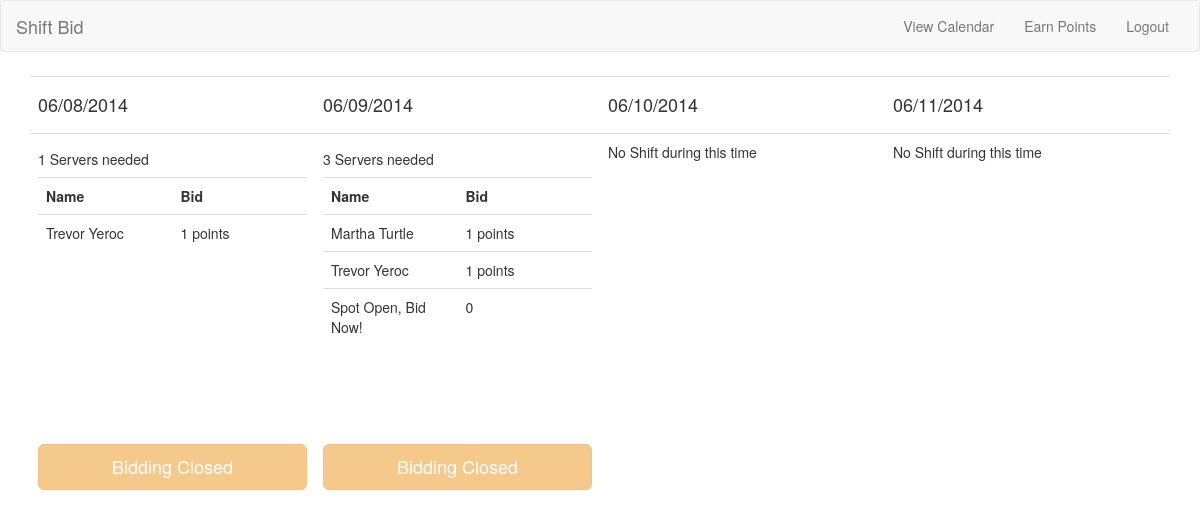
/employeeCalendarView.php (signed in), run on an earlier commit of the app's database.
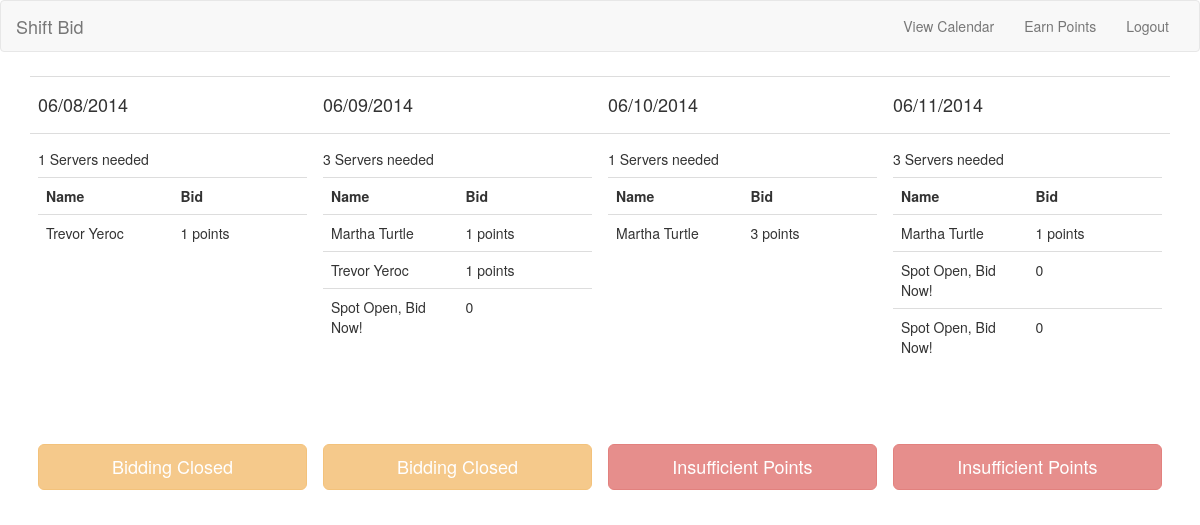
And on a later commit of the database.
### tables this page shows
CREATE TABLE IF NOT EXISTS `shifts` (
  `shift_id` int(5) NOT NULL AUTO_INCREMENT,
  `date_of_shift` date NOT NULL,
  `max_num_employees` int(2) NOT NULL,
  PRIMARY KEY (`shift_id`)
);

CREATE TABLE IF NOT EXISTS `bids` (
  `bid_emp_number` int(11) NOT NULL,
  `timestamp` varchar(50) NOT NULL,
  `shift` varchar(5) NOT NULL,
  `wager` int(8) NOT NULL,
  PRIMARY KEY (`bid_emp_number`,`timestamp`,`shift`)
);

CREATE TABLE IF NOT EXISTS `employee` (
  `emp_num` int(11) NOT NULL AUTO_INCREMENT,
  `emp_f_name` varchar(50) NOT NULL,
  `emp_l_name` varchar(50) NOT NULL,
  `emp_role` varchar(20) NOT NULL,
  `emp_points` int(7) NOT NULL,
  `emp_email` varchar(30) NOT NULL,
  `emp_password` varchar(50) NOT NULL,
  PRIMARY KEY (`emp_num`)
);

### php/Calendar.php (the view, shortened to what this page needs)
<?php
class Employee
{
    function __construct($firstName,$lastName,$email)
    {
        $this->firstName = $firstName;
        $this->lastName = $lastName;
    }
    public function printName()
    {
        return $this->firstName . " " . $this->lastName;
    }
}
class Bid
{
    private function proccessBidData($data)
    {
        $this->employee = new Employee(
            $data['emp_f_name'],
            $data['emp_l_name'],
            $data['emp_email']);
        $this->wager = $data['wager'];
    }
    public function printBidRow()
    {
        $rowStr = "";
        $rowStr .= "<td>" . $this->employee->printName() . "</td>";
        $rowStr .= "<td>" . $this->wager . " points</td>";
        return $rowStr;
    }
}
class Auction
{
    function __construct($auctionData, $date, $maxNumber, $userEmail, $userBalance, $id)
    {
        $this->date = $date;
        $this->maxNumber = $maxNumber;
        $this->userBalance = $userBalance;
    }
    private function proccessBidData($auctionData)
    {
        $this->bids = [];
        for ($i=0; $i < count($auctionData); $i++) {
            $this->bids[] = new Bid($auctionData[$i]);
        }
        $this->numBids = count($this->bids);
    }
    private function getWinningBids()
    {
        if ($this->numBids < $this->maxNumber) {
            return $this->bids;
        } else {
            return array_slice($this->bids,0,$this->maxNumber);
        }
    }
    private function getMinimumBid()
    {
        if ( count($this->bids) < $this->maxNumber ) {
            return 1;
        } else {
            $winningBids = $this->getWinningBids();
            $lastPlaceBid = $winningBids[count($winningBids) - 1];
            $minWage = $lastPlaceBid->wager + 1;
            return $minWage;
        }
    }
    private function isDateOkay()
    {
        $date = strtotime($this->date);
        $currentDate = time();
        $cutOff = $currentDate - (12 * 60 * 60);
        if ($date <= $cutOff) {
            return false;
        } else {
            return true;
        }
    }
    private function userBalanceOkay()
    {
        if ($this->getMinimumBid() > $this->userBalance) {
            return false;
        } else {
            return true;
        }
    }
    private function chooseDisplayButton()
    {
        if (!$this->isDateOkay()) {
            return "<button class='btn btn-lg btn-warning disabled'> Bidding Closed </button>";
        } elseif (!$this->userBalanceOkay()) {
            return "<button class='btn btn-lg btn-danger disabled'> Insufficient Points</button>";
        } elseif($this->userOnList()) {
            return "<button class='btn btn-lg btn-info disabled'> You're Currently Winning! </button>";
        }
    }
    public function printAuctionModel()
    {
        echo "<h5>" . $this->maxNumber . " Servers needed</h5>";
        $printList = "<div class='spacer'>";
        $printList .= "<table class='table'>";
        $printList .= "<tr> <th> Name </th> <th> Bid </th> </tr> ";
        for ($i=0; $i < $this->maxNumber; $i++) {
            $printList .= "<tr>";
            if (isset($this->bids[$i])) {
                $printList .= $this->bids[$i]->printBidRow();
            } else {
                $printList .= "<td> Spot Open, Bid Now! </td><td> 0 </td>";
            }
            $printList .= "</tr>";
        }
        $printList .= "</table>";
        $printList .= "</div>";
        $printList .= $this->chooseDisplayButton();
        echo $printList;
    }
}
class Calendar
{
    function __construct($days, $timezone, $database, $userEmail)
    {
        $this->days = $days;
        $this->database = $database;
        $this->userEmail = $userEmail;
    }
    private function buildDateArray($start, $end)
    {
        $dates = [];
        while($start < $end){
            $relativeDate = $start . " days";
            $dates[] = date("U",strtotime($relativeDate));
            $start += 1;
        }
        return $dates;
    }
    private function generateShiftBlock($id,$maxNumber)
    {
        $bids = [];
        $result = $this->database->query("SELECT `emp_f_name`, `emp_l_name`, `emp_email`, `wager` , `timestamp`  FROM `bids`, `employee`
            WHERE shift = '$id'
            AND employee.emp_num = bids.bid_emp_number
            ORDER BY `timestamp` DESC");
        while($data = $result->fetch_assoc()){
            $bids[] = $data;
        }
        $result = $this->database->query("SELECT `date_of_shift`, `max_num_employees` FROM `shifts` WHERE `shift_id` = '$id'");
        $data = $result->fetch_assoc();
        $result = $this->database->query("SELECT `emp_points` FROM `employee` WHERE emp_email = '$this->userEmail' ");
        $userPoints = $result->fetch_assoc()['emp_points'];
        $auction = new Auction($bids,$data['date_of_shift'], $data['max_num_employees'], $this->userEmail, $userPoints, $id);
        $auction->printAuctionModel();
    }
    public function drawCalendar()
    {
        $unixDates = $this->buildDateArray(-1, $this->days);
        echo '<table class="table">';
        echo '<tr>';
        foreach ($unixDates as $key) {
            echo "<th>";
            echo "<h4>" . str_replace(" ", "/", date("m d Y", $key)) . "</h4>";
            echo "</th>";
        }
        echo "</tr>";
        echo "<tr>";
        foreach ($unixDates as $key) {
            $mysqlFormattedDate = date("Y m d",$key);
            $mysqlFormattedDate = str_replace(" ", "/", $mysqlFormattedDate);
            $result = $this->database->query("SELECT shift_id, max_num_employees
                FROM shifts
                WHERE date_of_shift = '$mysqlFormattedDate'
                ");
            echo "<td class='shiftBlock'>";
            if ($result->num_rows === 0) {
                echo "No Shift during this time";
            } else {
                $data = $result->fetch_assoc();
                $id = $data['shift_id'];
                $maxNumEmployees =  $data['max_num_employees'];
                echo $this->generateShiftBlock($id,$maxNumEmployees);
            }
            echo "</td>";
        }
        echo "</tr>";
        echo "</table>";
    }
}
?>

### employeeCalendarView.php (shortened to what this page needs)
<?php
require 'php/global.php';
require 'php/Calendar.php';
$email = $_SESSION['emp_email'];
$calendar = new Calendar(3, "America/New_York", $database, $email);
?>
<!DOCTYPE html>
<html lang="en">
<head>
  <link rel="stylesheet" href="css/global.css">
  <link href="css/bootstrap.min.css" rel="stylesheet">
</head>
<body>
  <?php
    addNavBar();
  ?>
  <div class="container">
    <?php $calendar->drawCalendar(); ?>
</body>
</html>

### php/global.php (shortened to what this page needs)
<?php
if (!function_exists('addNavBar')){
function addNavBar()
{
		?>
		<nav class="navbar navbar-default" role="navigation">
	  <div class="container-fluid">
	    <div class="navbar-header">
	      <a class="navbar-brand" href="index.php">Shift Bid</a>
	    </div>
	    <div class="collapse navbar-collapse">
	      <ul class="nav navbar-nav navbar-right">
	      	<li><a href="employeeCalendarView.php">View Calendar</a></li>
	      	<li><a href="tasks.php">Earn Points</a></li>
	        <li><a href="logout.php">Logout</a></li>
	      </ul>
	    </div>
	  </div>
	</nav>
	    <?php
	}
}
?>

### css/global.css (style rules this page uses)
html,body { height:100%; }
table { table-layout: fixed; word-wrap: break-word; }
.container { height:100%; }
.container { margin-top: 2%; }
.btn-lg { width: 100%; }

What changed in the data, as far as the page shows it:
added shifts: max_num_employees "1"
added bids: employee.emp_f_name+emp_l_name "Martha Turtle", wager "3", shown under "1"
added shifts: max_num_employees "3"
added bids: employee.emp_f_name+emp_l_name "Martha Turtle", wager "1", shown under "3"
Also different on the page:
new list line: "Servers needed Name Bid Insufficient Points"
new list line: "Servers needed Name Bid Spot Open, Bid Now! 0 Spot Open, Bid Now! 0 Insufficient Points"
list line gone: "No Shift during this time"
